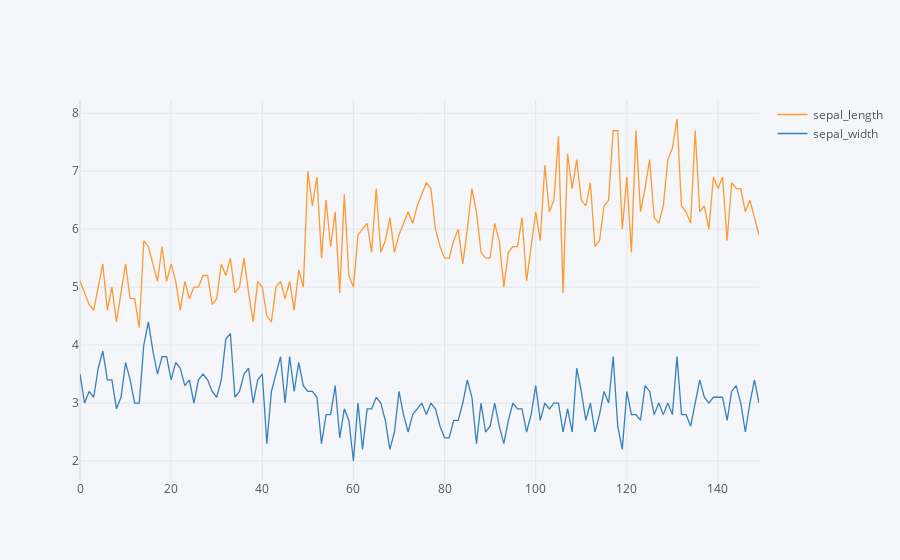

Notebook cell for this chart:
### Code cell
iris[['sepal_length', 'sepal_width']].iplot()

### Figure 1 — Plotly figure (JSON) as saved in the notebook; plotly's stock layout.template omitted (floating-point values rounded to 4 significant figures; data arrays with more than 128 entries replaced by an {"elided": "..."} marker saying what was removed)
{"data": [{"line": {"color": "rgba(255, 153, 51, 1.0)", "dash": "solid", "shape": "linear", "width": 1.3}, "mode": "lines", "name": "sepal_length", "text": "", "type": "scatter", "x": {"elided": "150 int values"}, "y": {"elided": "150 float values"}}, {"line": {"color": "rgba(55, 128, 191, 1.0)", "dash": "solid", "shape": "linear", "width": 1.3}, "mode": "lines", "name": "sepal_width", "text": "", "type": "scatter", "x": {"elided": "150 int values"}, "y": {"elided": "150 float values"}}], "layout": {"legend": {"bgcolor": "#F5F6F9", "font": {"color": "#4D5663"}}, "paper_bgcolor": "#F5F6F9", "plot_bgcolor": "#F5F6F9", "title": {"font": {"color": "#4D5663"}}, "xaxis": {"gridcolor": "#E1E5ED", "showgrid": true, "tickfont": {"color": "#4D5663"}, "title": {"font": {"color": "#4D5663"}, "text": ""}, "zerolinecolor": "#E1E5ED"}, "yaxis": {"gridcolor": "#E1E5ED", "showgrid": true, "tickfont": {"color": "#4D5663"}, "title": {"font": {"color": "#4D5663"}, "text": ""}, "zerolinecolor": "#E1E5ED"}}}
